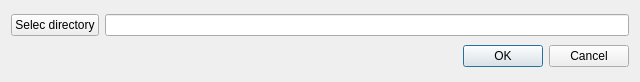
<?xml version="1.0" encoding="UTF-8"?>
<ui version="4.0">
 <class>TargetDirDialog</class>
 <widget class="QDialog" name="TargetDirDialog">
  <property name="windowModality">
   <enum>Qt::ApplicationModal</enum>
  </property>
  <property name="geometry">
   <rect>
    <x>0</x>
    <y>0</y>
    <width>640</width>
    <height>82</height>
   </rect>
  </property>
  <property name="sizePolicy">
   <sizepolicy hsizetype="Preferred" vsizetype="Fixed">
    <horstretch>0</horstretch>
    <verstretch>0</verstretch>
   </sizepolicy>
  </property>
  <property name="windowTitle">
   <string>Target Directory</string>
  </property>
  <layout class="QVBoxLayout" name="verticalLayout">
   <item>
    <layout class="QHBoxLayout" name="horizontalLayout">
     <item>
      <widget class="QPushButton" name="pushButton">
       <property name="text">
        <string>Selec directory</string>
       </property>
      </widget>
     </item>
     <item>
      <widget class="QLineEdit" name="lineEdit">
       <property name="readOnly">
        <bool>true</bool>
       </property>
      </widget>
     </item>
    </layout>
   </item>
   <item>
    <widget class="QDialogButtonBox" name="buttonBox">
     <property name="orientation">
      <enum>Qt::Horizontal</enum>
     </property>
     <property name="standardButtons">
      <set>QDialogButtonBox::Cancel|QDialogButtonBox::Ok</set>
     </property>
    </widget>
   </item>
  </layout>
 </widget>
 <resources/>
 <connections>
  <connection>
   <sender>buttonBox</sender>
   <signal>accepted()</signal>
   <receiver>TargetDirDialog</receiver>
   <slot>accept()</slot>
   <hints>
    <hint type="sourcelabel">
     <x>248</x>
     <y>254</y>
    </hint>
    <hint type="destinationlabel">
     <x>157</x>
     <y>274</y>
    </hint>
   </hints>
  </connection>
  <connection>
   <sender>buttonBox</sender>
   <signal>rejected()</signal>
   <receiver>TargetDirDialog</receiver>
   <slot>reject()</slot>
   <hints>
    <hint type="sourcelabel">
     <x>316</x>
     <y>260</y>
    </hint>
    <hint type="destinationlabel">
     <x>286</x>
     <y>274</y>
    </hint>
   </hints>
  </connection>
 </connections>
</ui>
